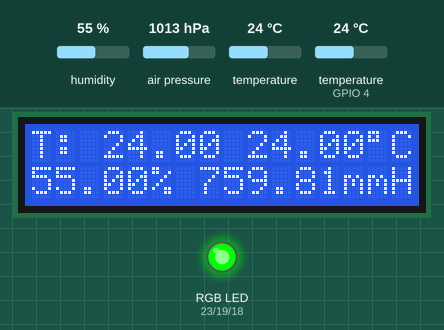
Simulated run of this program. Board: ESP32. Shown: 16×2 character LCD, an RGB LED mixed from three pins (HIGH = lit). The inputs (shaded band) are chosen by the test bench; at power-on: humidity 55 %, air pressure 1013 hPa, temperature 24 °C, temperature (sensor on GPIO 4) 24 °C. WiFi joins after 1.5 s; servers stay silent unless stated; uploads are accepted with an empty reply; what the program prints to the serial monitor is not drawn.

Above: at 1.9 s.
Timing chart, 0 to 3.4 s (numbered marks = the images above):
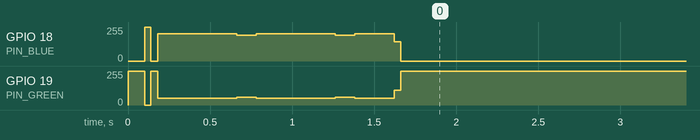

The program:

main.cpp
```cpp
#include <Wire.h>
#include <SPI.h>
#include <Adafruit_Sensor.h>
#include <Adafruit_BMP085.h>
#include <WiFi.h>
#include <HTTPClient.h>
#include "DHT.h"
#include "LiquidCrystal_I2C.h"

#define DHTPIN 4
#define DHTTYPE DHT11

#define PIN_RED    23 // GIOP23
#define PIN_GREEN  19 // GIOP22
#define PIN_BLUE   18 // GIOP21

// Укажите ваш MAC-адрес прибора
#define DEVICE_MAC "84:cc:a8:2f:8e:c4"

// Инициализируем датчики
DHT dht(DHTPIN, DHTTYPE);
Adafruit_BMP085 bmp;

LiquidCrystal_I2C lcd(0x27, 16, 2);

void setRed() {
  analogWrite(PIN_RED, 255);
  analogWrite(PIN_GREEN, 0);
  analogWrite(PIN_BLUE, 0);
}

void setGreen() {
  analogWrite(PIN_RED, 0);
  analogWrite(PIN_GREEN, 255);
  analogWrite(PIN_BLUE, 0);
}

void setBlue() {
  analogWrite(PIN_RED, 0);
  analogWrite(PIN_GREEN, 0);
  analogWrite(PIN_BLUE, 255);
}


void error(String str){
  lcd.clear();
  Serial.println(str);
  lcd.setCursor(0, 0);

  if (str == "Connect to Wifi") {
    setBlue();
    lcd.println(str);

  }
  else if (str == "DHT11 error" || str == "BMP180 error") {
    setRed();
    lcd.println(str);
    delay(3000);
  }
  else if (str == "-1") {
    setRed();
    str += " http error";
    lcd.println(str);
    delay(3000);
  }

  setGreen();


}

void setup() {
  Serial.begin(115200);

  pinMode(PIN_RED,   OUTPUT);
  pinMode(PIN_GREEN, OUTPUT);
  pinMode(PIN_BLUE,  OUTPUT);

  setGreen();

  lcd.init();
  lcd.backlight();
  lcd.setCursor(0, 0);
  lcd.print("meteo-home");

  // Инициализируем датчики
  dht.begin();

  if (isnan(dht.readTemperature()) || isnan(dht.readHumidity())) {
    error("DHT11 error");
    setup();

  }

  if (!bmp.begin()) {
    error("BMP180 error");
    setup();
  }

  const char *ssid = "MyWifi_IoT";
  const char *password = "popopopa";

  // Подключаемся к Wi-Fi
  WiFi.begin(ssid, password);
  while (WiFi.status() != WL_CONNECTED) {

    error("Connect to Wifi");
  }

  setGreen();
}

void get() {
  float temperature_dht = dht.readTemperature(); // Получает значение температуры с DHT11
  float temperature_bmp = bmp.readTemperature(); // Получает значение температуры с BMP180
  float pressure = bmp.readPressure() / 133.3224F; // Получает значение давления и преобразует его в мм.рт.ст
  float humidity = dht.readHumidity();

  lcd.setCursor(0, 0);
  lcd.print("T: "); lcd.print(temperature_bmp); lcd.setCursor(9, 0); lcd.print(temperature_dht); lcd.write(223); lcd.print("C");
  lcd.setCursor(0, 1);
  lcd.print(humidity); lcd.print("% "); lcd.print(pressure); lcd.print("mmHg");
}

void loop() {
  float temperature_dht = dht.readTemperature(); // Получает значение температуры с DHT11
  float temperature_bmp = bmp.readTemperature(); // Получает значение температуры с BMP180
  float pressure = bmp.readPressure() / 133.3224F; // Получает значение давления и преобразует его в мм.рт.ст
  float humidity = dht.readHumidity();


  //Отправляем данные на сервер
  if (WiFi.status() == WL_CONNECTED) {
    HTTPClient http;
    String url = "http://narodmon.ru/post.php";
    String data = "ID=" + String(DEVICE_MAC) + "&temperature_bmp=" + String(temperature_bmp) + "&temperature_dht=" + String(temperature_dht) + "&humidity=" + String(humidity) + "&pressure=" + String(pressure);
    http.begin(url);
    http.addHeader("Content-Type", "application/x-www-form-urlencoded");
    int httpCode = http.POST(data);
    Serial.printf("HTTP response code: %d\n", httpCode);
    http.end();

    error(String(httpCode));
    Serial.print("SEND OK!\nT1: ");

  }


  Serial.print(temperature_bmp);
  Serial.print(", T2: ");
  Serial.print(temperature_dht);
  Serial.print(", PR:");
  Serial.print(pressure);
  Serial.print(", HM: ");
  Serial.println(humidity);

  lcd.setCursor(0, 0);
  lcd.print("T: "); lcd.print(temperature_bmp); lcd.setCursor(9, 0); lcd.print(temperature_dht); lcd.write(223); lcd.print("C");
  lcd.setCursor(0, 1);
  lcd.print(humidity); lcd.print("% "); lcd.print(pressure); lcd.print("mmHg");

  delay(1 * 60 * 1000 + 5000); // Отправляем данные каждые 5 минут
  get();
  delay(1 * 60 * 1000 + 5000);
  get();
  delay(1 * 60 * 1000 + 5000);
  get();
  delay(1 * 60 * 1000 + 5000);
  get();
  delay(1 * 60 * 1000 + 5000);
  get();


}
```

Measured:
- by itself, GPIO 18 (PIN_BLUE): 255/255 → 204/255 at 0.14 s, → 195/255 0.52 s later, → 204/255 0.12 s later, → 195/255 0.48 s later, … (6 changes in this stretch)
